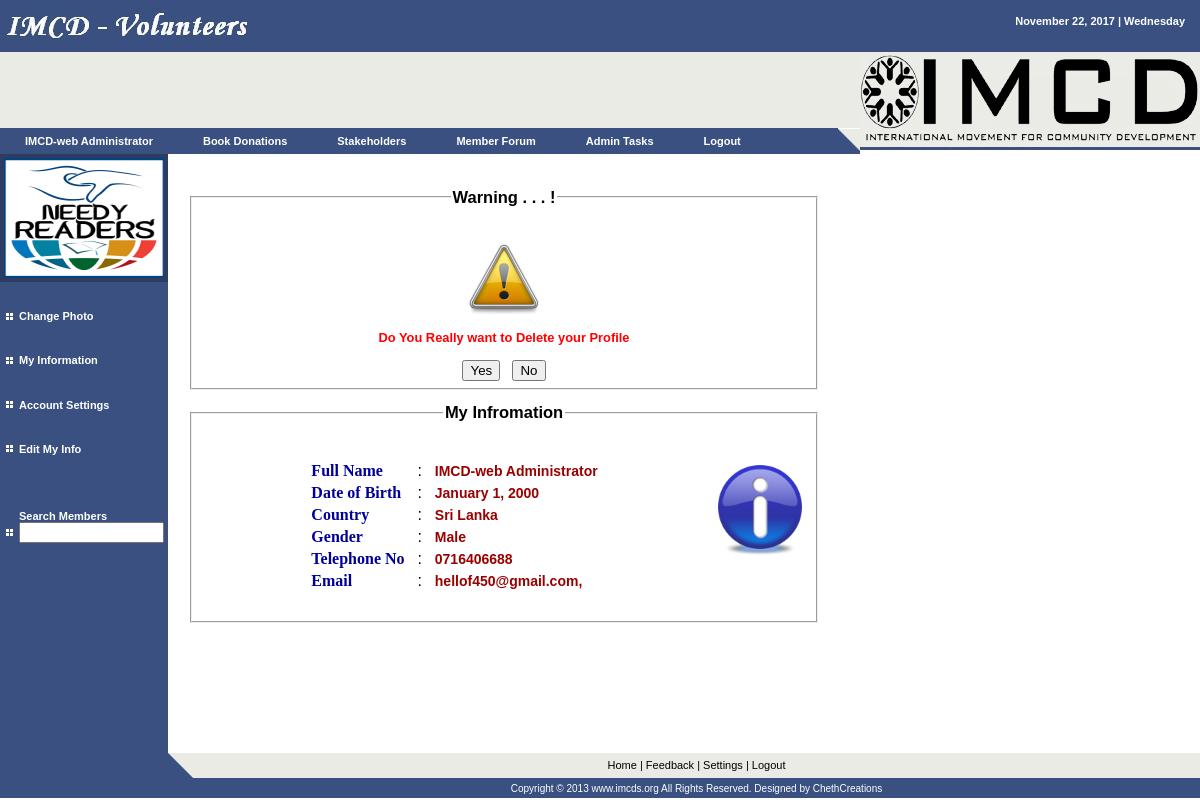
Screenshot of /user/yon.php (signed in) with the database file from the repository.
### tables this page shows
CREATE TABLE `user` (
  `uid` int(50) NOT NULL auto_increment,
  `uname` varchar(50) NOT NULL,
  `pword` varchar(200) NOT NULL,
  `fname` varchar(50) NOT NULL,
  `mname` varchar(200) NOT NULL,
  `lname` varchar(50) NOT NULL,
  `dob` varchar(50) NOT NULL,
  `country` varchar(50) NOT NULL,
  `gender` varchar(50) NOT NULL,
  `tele` varchar(50) NOT NULL,
  `email` varchar(50) NOT NULL,
  `seq` varchar(50) NOT NULL,
  `answer` varchar(50) NOT NULL,
  `year` int(10) NOT NULL,
  `fid` varchar(20) NOT NULL,
  `town` varchar(50) NOT NULL,
  `status` varchar(50) NOT NULL default 'pend',
  `utype` varchar(50) NOT NULL default 'nuser',
  PRIMARY KEY  (`uid`)
);

### sess.php (called while the page is built, shortened)
<?php
$name=$_SESSION['fuser'];
$query="select * from user where uname='".$name."' ";
$result=mysql_query($query);
$new=mysql_fetch_array($result);
$f_name=$new['fname'];
$l_name=$new['lname'];
$photo=$new['mname'];
$birth=$new['dob'];
$rata=$new['country'];
$gen=$new['gender'];
$tp=$new['tele'];
$mail=$new['email'];
$utype=$new['utype'];
?>

### user/yon.php (the view, shortened to what this page needs)
<?php
include('incu/header.php'); ?>
<div align="center">
<fieldset>
<legend align="center">
<h2>Warning . . . !</h2>
</legend> <br/>
<img align="center" src="../pictures/warning.png" /><br/>
<h3 style="color: #FF0000">Do You Really want to Delete your Profile</h3>
<table><tr><form action="delete.php"><input type="submit" value="Yes"></form></tr>
<tr><form action="index.php"><input type="submit" value="No"></form></tr></table>
</fieldset>
<fieldset>
<legend align="center">
<h2>My Infromation</h2>
</legend> <br/>
<img align="right" src="../pictures/info.png" width="96" height="96" />
<table><tr><td><span style="font-family: Georgia, &quot;Times New Roman&quot;, Times, serif; color: #000099; font-weight: bold">Full Name</span></td><td>&nbsp;&nbsp;:&nbsp;&nbsp;</td><td><span style="font-family: Arial, Helvetica, sans-serif; font-size: 14px; font-weight: bold; color: #990000"><?PHP echo $f_name." ".$l_name;?></span></td></tr>
<tr><td><span style="font-family: Georgia, &quot;Times New Roman&quot;, Times, serif; color: #000099; font-weight: bold">Date of Birth</span></td>
<td>&nbsp;&nbsp;:&nbsp;&nbsp;</td><td><span style="font-family: Arial, Helvetica, sans-serif; font-size: 14px; font-weight: bold; color: #990000"><?PHP echo $birth;?></span></td></tr>
<tr><td><span style="font-family: Georgia, &quot;Times New Roman&quot;, Times, serif; color: #000099; font-weight: bold">Country</span></td><td>&nbsp;&nbsp;:&nbsp;&nbsp;</td><td><span style="font-family: Arial, Helvetica, sans-serif; font-size: 14px; font-weight: bold; color: #990000"><?PHP echo $rata;?></span></td></tr>
<tr><td><span style="font-family: Georgia, &quot;Times New Roman&quot;, Times, serif; color: #000099; font-weight: bold">Gender</span></td><td>&nbsp;&nbsp;:&nbsp;&nbsp;</td><td><span style="font-family: Arial, Helvetica, sans-serif; font-size: 14px; font-weight: bold; color: #990000"><?PHP echo $gen;?></span></td></tr>
<tr><td><span style="font-family: Georgia, &quot;Times New Roman&quot;, Times, serif; color: #000099; font-weight: bold">Telephone No</span></td><td>&nbsp;&nbsp;:&nbsp;&nbsp;</td><td><span style="font-family: Arial, Helvetica, sans-serif; font-size: 14px; font-weight: bold; color: #990000"><?PHP echo $tp;?></span></td></tr>
<tr><td><span style="font-family: Georgia, &quot;Times New Roman&quot;, Times, serif; color: #000099; font-weight: bold">Email</span></td><td>&nbsp;&nbsp;:&nbsp;&nbsp;</td><td><span style="font-family: Arial, Helvetica, sans-serif; font-size: 14px; font-weight: bold; color: #990000"><?PHP echo $mail;?></span></td></tr>
<tr></tr></table><br/>
</div></fieldset>
<?php include('incu/footer.php'); ?>

### user/incu/header.php (shortened to what this page needs)
<?php
include('../sess.php');
?>
<html>
<head>
<link rel="stylesheet" href="styles.css" type="text/css">
</head>
<body bgcolor="#ffffff" leftmargin="0" topmargin="0" marginwidth="0" marginheight="0">
<table width="100%" border="0" cellspacing="0" cellpadding="0" height="100%">
  <tr>
    <td bgcolor="#395080" height="50" valign="top">
      <table width="100%" border="0" cellspacing="0" cellpadding="0" height="100%">
        <tr>
          <td width="50%" valign="top"><a href="index.php" class="menutext"> <img name="companyname" src="images/companyname.jpg" width="247" height="50" border="0"></a></td>
          <td width="50%" valign="top">
            <table width="100%" border="0" cellspacing="0" cellpadding="15">
              <tr>
                <td valign="top" align="right" class="menutext">
				<?php echo gmdate("F d, Y | l");?>
				</td>
              </tr>
            </table>
		 </td>
        </tr>
      </table>
    </td>
  </tr>
  <tr>
    <td height="98" valign="top">
      <table width="100%" border="0" cellspacing="0" cellpadding="0" height="100%">
        <tr>
          <td valign="top" width="82%">
            <table width="100%" border="0" cellspacing="0" cellpadding="0" height="100%">
              <tr bgcolor="#EAEBE4">
                <td height="73" valign="top" bgcolor="#EAEBE4"><img src="images/spacer.gif" width="1" height="73"></td>
                <td>&nbsp;</td>
              </tr>
              <tr>
                <td height="25" bgcolor="#395080" class="menutext" nowrap width="100%">
				<ul id="menu">
    <li><a href="../user/myinfo.php" class="menutext"><?php echo $f_name." ".$l_name; ?></a></li>
    <li><a href="pe_don.php" class="menutext">Book Donations</a>
    </li>
	    <li><a href="#" class="menutext">Stakeholders</a>
    </li>
     <li><a href="forum.php" class="menutext">Member Forum</a>
    </li>
	<?php
	if($utype=='admin'){
	echo '
		    <li><a href="#" class="menutext">Admin Tasks</a>
        <ul>
            <li><a href="request.php" class="menutext"><img src="images/square.jpg" width="7" height="7"> &nbsp;&nbsp;Pending Member Requests</a></li>
			<li><a href="allstake.php" class="menutext"><img src="images/square.jpg" width="7" height="7"> &nbsp;&nbsp;All Stakeholders</a></li>
        </ul>
    </li>
	';
	}
	?>
    <li><a href="../user/logout.php" class="menutext">Logout</a>
    </li>
</ul>
				 </td>
                <td height="25" width="22" valign="bottom"><img name="triangle1" src="images/triangle1.jpg" width="22" height="25" border="0"></td>
              </tr>
            </table>
          </td>
          <td valign="top" align="right" width="340"><img name="graphic1" src="images/graphic1.jpg" width="340" height="98" border="0"></td>
        </tr>
      </table>
    </td>
  </tr>
  <tr>
    <td height="72%" valign="top">
      <table width="70%" border="0" cellspacing="0" cellpadding="0" height="100%">
        <tr>
          <td valign="top" width="152" bgcolor="#395080">
            <table width="152" border="0" cellspacing="0" cellpadding="0" height="100%">
              <tr>
                <td width="152" bgcolor="#395080" height="140" valign="top"><a href="../user/photo.php"><img border="4" name="user" src="<?php echo $photo; ?>" width="160" height="120"/></a></td>
              </tr>
              <tr>
                <td valign="top" bgcolor="#395080">
                  <table width="100%" border="0" cellspacing="0" cellpadding="3" height="300">
                    <tr>
                      <td width="10" align="right"><img src="images/square.jpg" width="7" height="7"></td>
                      <td nowrap class="menutext"><a href="../user/photo.php" class="menutext">Change Photo</a></td>
                    </tr>
					<tr>
                      <td width="10" align="right"><img src="images/square.jpg" width="7" height="7"></td>
                      <td class="menutext"><a href="../user/myinfo.php" class="menutext">My Information</a></td>
                    </tr>
                    <tr>
                      <td width="10" align="right"><img src="images/square.jpg" width="7" height="7"></td>
                      <td class="menutext"><a href="../user/editset.php" class="menutext">Account Settings</a></td>
                    </tr>
                    <tr>
                      <td width="10" align="right"><img src="images/square.jpg" width="7" height="7"></td>
                      <td class="menutext"><a href="editme.php" class="menutext">Edit My Info</a></td>
                    </tr>
					<tr>
					<td width="10" align="right"><img src="images/square.jpg" width="7" height="7"></td>
                      <td class="menutext">
					<a href="../user/logall.php" class="menutext">Search Members</a><form action="logall.php" method="post"><input type="text" name="sch" size="15"></form></td>
					</tr>
                  </table>
                </td>
              </tr>
            </table>
          </td>
		   <td valign="top" width="85%">
            <table width="100%" border="0" cellspacing="0" cellpadding="20" height="100%">
              <tr>
                <td valign="top" height="420" class="text">

### user/styles.css (style rules this page uses)
.text { font-family: Verdana, Arial, Helvetica, sans-serif; font-size: 11px; line-height: 19px; color: #000000; text-decoration: none }
a { font-family: Verdana, Arial, Helvetica, sans-serif; font-size: 11px; color: #2C3D61; text-decoration: underline }
.menutext { font-family: Verdana, Arial, Helvetica, sans-serif; font-size: 11px; font-weight: bold; color: #FFFFFF; text-decoration: none }
ul { font-family: Arial, Verdana; font-size: 14px; margin: 0; padding: 0; list-style: none; }
ul li { display: block; position: relative; float: left; }
ul li a { display: block; text-decoration: none; color: #ffffff; border-top: 0px solid #ffffff; padding: 5px 25px 5px 25px; background: #395080; margin-left: 0px; }

### rows the page displays
user: fname "IMCD-web", lname "Administrator", mname (picture), dob "January 1, 2000", country "Sri Lanka", gender "Male", tele "0716406688", email "hellof450@gmail.com,"

### other values shown
gmdate("F d, Y | l") "November 22, 2017 | Wednesday"
